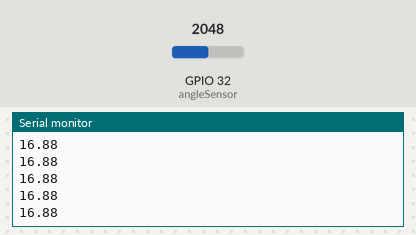
Bench run of a sketch on a simulated ESP32. Parts: the last lines printed to the serial monitor. Inputs (shaded band) come from the test bench; at power-on: GPIO 32 (angleSensor) = 2048.

Above: at 1.2 s.
1.3 s: GPIO 32 (angleSensor) set to 2866
At 2.2 s:
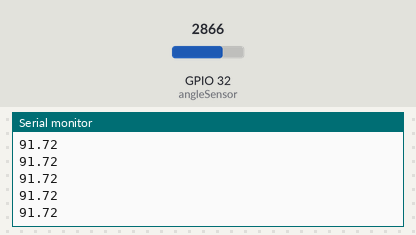
2.8 s: GPIO 32 (angleSensor) set to 3603
At 3.8 s:
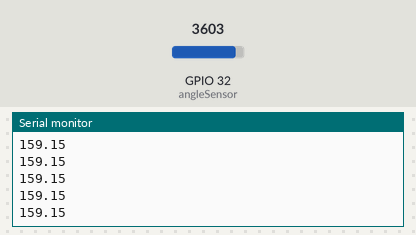
Timing chart, 0 to 5.8 s (numbered marks = the images above; inputs shaded):
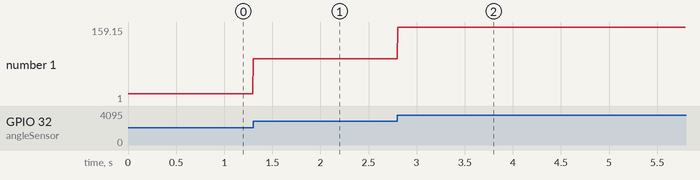

The sketch:

potentiometerCode.ino
```cpp
#include <Arduino.h>

const int angleSensor = 32;
const float center = 1863.5;
//const float fortyFiveDeg = 1371.6;
const float oneDegInCounts = 10.93;

void setup() {
  // put your setup code here, to run once:
  Serial.begin(9600);
  pinMode(angleSensor, INPUT);
}

void loop() {
  // put your main code here, to run repeatedly:
  Serial.println(getTheta());
}

//Returns theta in degrees - CCW positive, CW negative
float getTheta(){
  return (analogRead(angleSensor)-center)/oneDegInCounts;
}
```

Measured:
- after the input at 1.3 s, the serial monitor: prints a new line at once (image 1)
- after the input at 2.8 s, the serial monitor: prints a new line at once (image 2)
- plotted number 1: 16.88 → 91.72 after the input at 1.3 s, 91.72 → 1 after the input at 2.8 s
